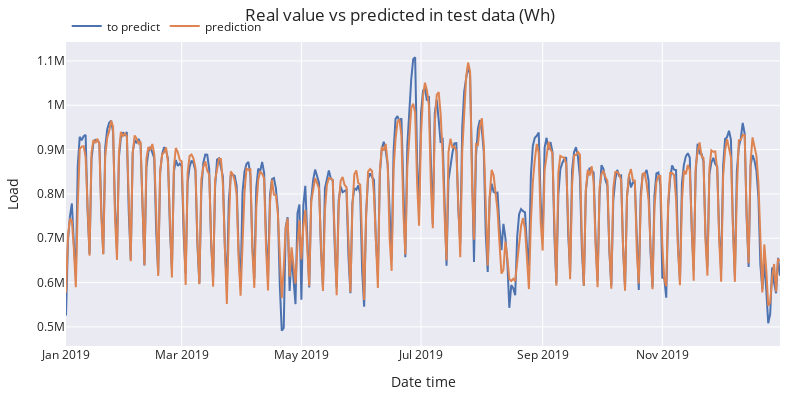

Notebook source saved alongside this figure:
### Code cell
# Plot predictions vs real value
# ======================================================================================
fig = go.Figure()
trace1 = go.Scatter(x=data_test.index, y=data_test['Load'], name="to predict", mode="lines")
trace2 = go.Scatter(x=predictions.index, y=predictions['pred'], name="prediction", mode="lines")
fig.add_trace(trace1)
fig.add_trace(trace2)
fig.update_layout(
    title="Real value vs predicted in test data (Wh)",
    xaxis_title="Date time",
    yaxis_title="Load",
    width=800,
    height=400,
    margin=dict(l=20, r=20, t=35, b=20),
    legend=dict(
        orientation="h",
        yanchor="top",
        y=1.1,
        xanchor="left",
        x=0.001
    )
)
fig.show()
fig.write_image("prediction_no_bayesian_search.png")

### Figure 1 — Plotly figure (JSON) as saved in the notebook; plotly's stock layout.template omitted (floating-point values rounded to 4 significant figures; data arrays with more than 128 entries replaced by an {"elided": "..."} marker saying what was removed)
{"data": [{"mode": "lines", "name": "to predict", "type": "scatter", "x": {"elided": "365 str values"}, "y": {"elided": "365 float values"}}, {"mode": "lines", "name": "prediction", "type": "scatter", "x": {"elided": "365 str values"}, "y": {"elided": "365 float values"}}], "layout": {"height": 400, "legend": {"orientation": "h", "x": 0.001, "xanchor": "left", "y": 1.1, "yanchor": "top"}, "margin": {"b": 20, "l": 20, "r": 20, "t": 35}, "title": {"text": "Real value vs predicted in test data (Wh)"}, "width": 800, "xaxis": {"title": {"text": "Date time"}}, "yaxis": {"title": {"text": "Load"}}}}
